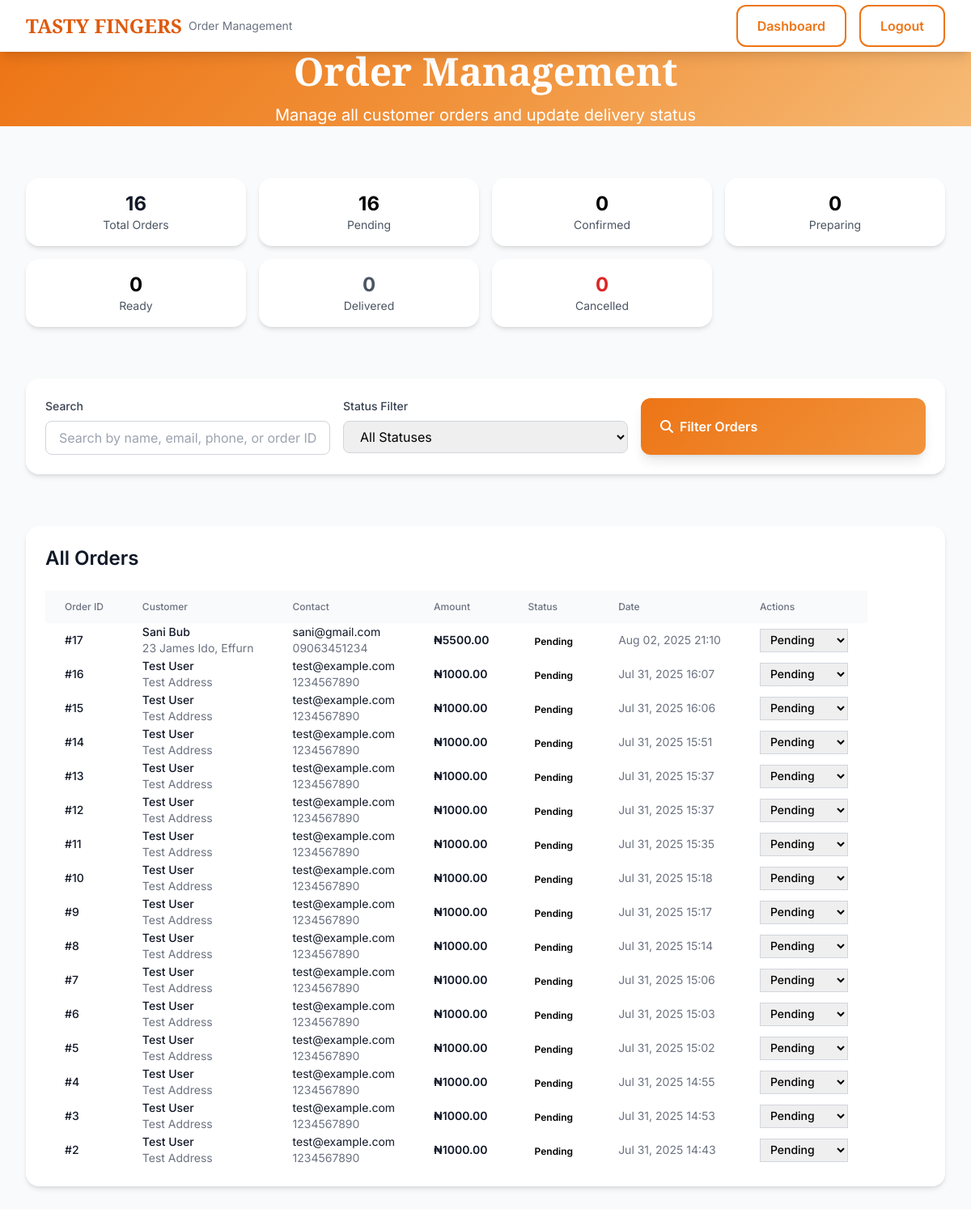
The page /accounts/order-management/ (signed in) on the database as committed earlier.
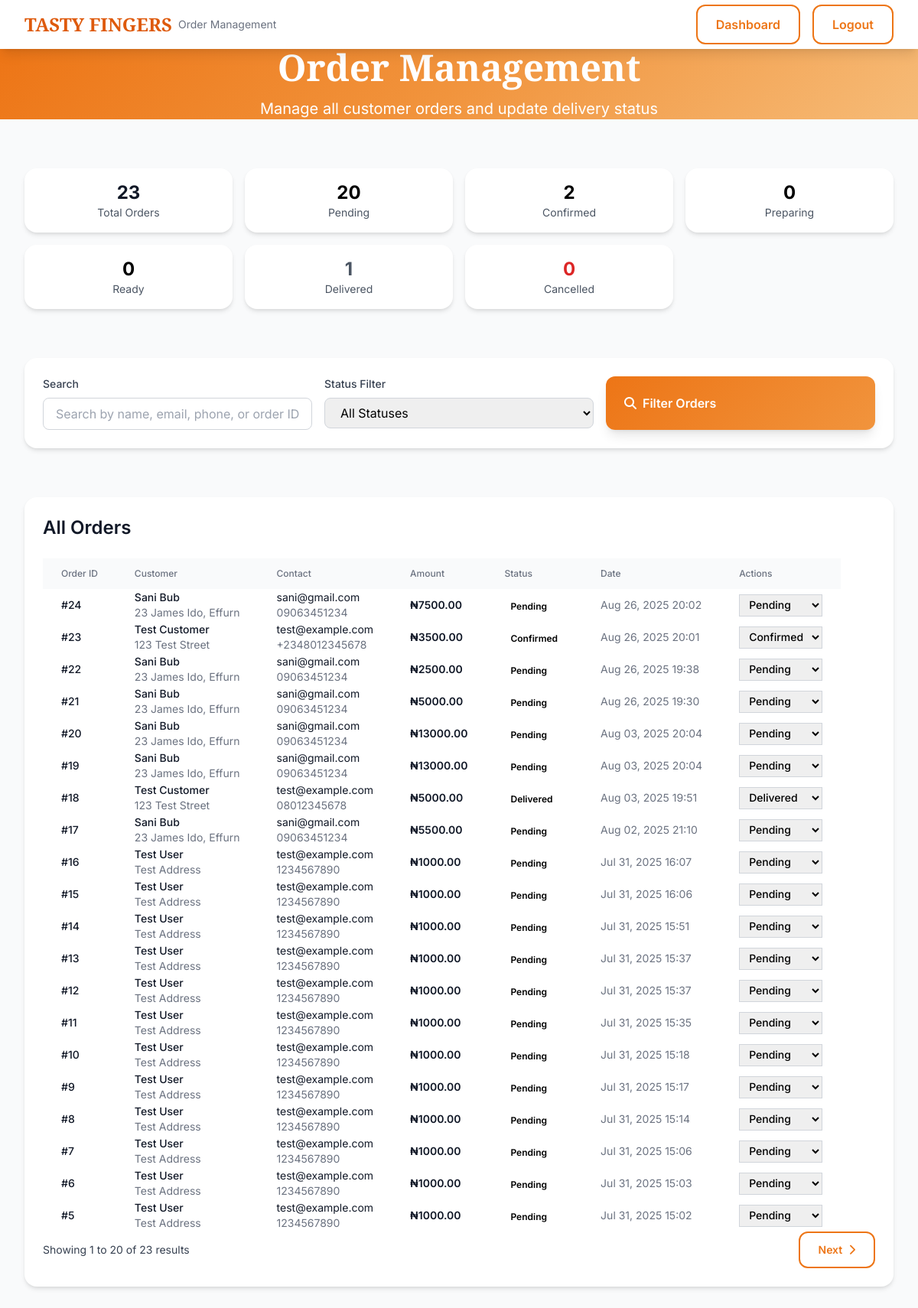
The same page on the database as committed later.
### api/models.py (models this page shows, shortened)
class Order(models.Model):
    STATUS_CHOICES = [
        ('pending', 'Pending'),
        ('confirmed', 'Confirmed'),
        ('preparing', 'Preparing'),
        ('ready', 'Ready for Pickup'),
        ('delivered', 'Delivered'),
        ('cancelled', 'Cancelled'),
    ]
    first_name = models.CharField(max_length=100)
    last_name = models.CharField(max_length=100)
    email = models.EmailField()
    phone = models.CharField(max_length=20)
    address = models.TextField()
    city = models.CharField(max_length=100)
    state = models.CharField(max_length=100)
    zip_code = models.CharField(max_length=20)
    delivery_instructions = models.TextField(blank=True, null=True)
    total_amount = models.DecimalField(max_digits=10, decimal_places=2)
    status = models.CharField(max_length=20, choices=STATUS_CHOICES, default='pending')
    stripe_payment_intent_id = models.CharField(max_length=255, blank=True, null=True)
    created_at = models.DateTimeField(auto_now_add=True)
    updated_at = models.DateTimeField(auto_now=True)

### accounts/views.py (the view, shortened to what this page needs)
# urls.py: path('order-management/', order_management, name='order_management'),
@login_required(login_url='login')
def order_management(request):
    try:
        profile = request.user.profile
    except Exception:
        logout(request)
        return redirect('login')
    if profile.role not in ['owner', 'staff']:
        return redirect('dashboard')
    status_filter = request.GET.get('status', '')
    search_query = request.GET.get('search', '')
    orders = Order.objects.all().order_by('-created_at')
    if status_filter:
        orders = orders.filter(status=status_filter)
    paginator = Paginator(orders, 20)
    page_number = request.GET.get('page')
    page_obj = paginator.get_page(page_number)
    total_orders = Order.objects.count()
    pending_orders = Order.objects.filter(status='pending').count()
    confirmed_orders = Order.objects.filter(status='confirmed').count()
    preparing_orders = Order.objects.filter(status='preparing').count()
    ready_orders = Order.objects.filter(status='ready').count()
    delivered_orders = Order.objects.filter(status='delivered').count()
    cancelled_orders = Order.objects.filter(status='cancelled').count()
    context = {
        'page_obj': page_obj,
        'total_orders': total_orders,
        'pending_orders': pending_orders,
        'confirmed_orders': confirmed_orders,
        'preparing_orders': preparing_orders,
        'ready_orders': ready_orders,
        'delivered_orders': delivered_orders,
        'cancelled_orders': cancelled_orders,
        'status_filter': status_filter,
        'search_query': search_query,
        'is_owner': profile.role == 'owner',
    }
    return render(request, 'accounts/order_management.html', context)

### accounts/templates/accounts/order_management.html (shortened to what the changed rows need)
{% load static %}
<!DOCTYPE html>
<html lang="en">
<head>
    <link href="{% static 'output.css' %}" rel="stylesheet">
    <link rel="stylesheet" href="https://cdnjs.cloudflare.com/ajax/libs/font-awesome/6.4.0/css/all.min.css">
</head>
<body class="bg-gray-50 font-sans" x-data="orderManagement()">
    <nav class="bg-white shadow-lg sticky top-0 z-50">
        <div class="max-w-7xl mx-auto px-4 sm:px-6 lg:px-8">
            <div class="flex justify-between items-center h-16">
                <div class="flex items-center">
                    <h1 class="text-2xl font-display font-bold text-primary-600">TASTY FINGERS</h1>
                </div>
            </div>
        </div>
    </nav>
    <div class="min-h-screen bg-gray-50">
        <section class="hero-gradient py-16">
            <div class="max-w-7xl mx-auto px-4 sm:px-6 lg:px-8">
                <div class="text-center">
                    <h1 class="text-4xl md:text-5xl font-display font-bold text-white mb-4">
                        Order <span class="text-primary-200">Management</span>
                    </h1>
                </div>
            </div>
        </section>
        <section class="py-8">
            <div class="max-w-7xl mx-auto px-4 sm:px-6 lg:px-8">
                <div class="grid grid-cols-2 md:grid-cols-4 lg:grid-cols-7 gap-4">
                    <div class="card p-4 text-center">
                        <div class="text-2xl font-bold text-gray-900">{{ total_orders }}</div>
                        <div class="text-sm text-gray-600">Total Orders</div>
                    </div>
                    <div class="card p-4 text-center">
                        <div class="text-2xl font-bold text-yellow-600">{{ pending_orders }}</div>
                        <div class="text-sm text-gray-600">Pending</div>
                    </div>
                    <div class="card p-4 text-center">
                        <div class="text-2xl font-bold text-blue-600">{{ confirmed_orders }}</div>
                        <div class="text-sm text-gray-600">Confirmed</div>
                    </div>
                    <div class="card p-4 text-center">
                        <div class="text-2xl font-bold text-gray-600">{{ delivered_orders }}</div>
                        <div class="text-sm text-gray-600">Delivered</div>
                    </div>
                </div>
            </div>
        </section>
        <section class="py-8">
            <div class="max-w-7xl mx-auto px-4 sm:px-6 lg:px-8">
                <div class="card p-6">
                    <h2 class="text-2xl font-semibold text-gray-900 mb-6">All Orders</h2>
                    {% if page_obj %}
                        <div class="overflow-x-auto">
                            <table class="min-w-full divide-y divide-gray-200">
                                <thead class="bg-gray-50">
                                    <tr>
                                        <th class="px-6 py-3 text-left text-xs font-medium text-gray-500 uppercase tracking-wider">Order ID</th>
                                        <th class="px-6 py-3 text-left text-xs font-medium text-gray-500 uppercase tracking-wider">Customer</th>
                                        <th class="px-6 py-3 text-left text-xs font-medium text-gray-500 uppercase tracking-wider">Contact</th>
                                        <th class="px-6 py-3 text-left text-xs font-medium text-gray-500 uppercase tracking-wider">Amount</th>
                                        <th class="px-6 py-3 text-left text-xs font-medium text-gray-500 uppercase tracking-wider">Status</th>
                                        <th class="px-6 py-3 text-left text-xs font-medium text-gray-500 uppercase tracking-wider">Date</th>
                                        <th class="px-6 py-3 text-left text-xs font-medium text-gray-500 uppercase tracking-wider">Actions</th>
                                    </tr>
                                </thead>
                                <tbody class="bg-white divide-y divide-gray-200">
                                    {% for order in page_obj %}
                                    <tr class="hover:bg-gray-50">
                                        <td class="px-6 py-4 whitespace-nowrap text-sm font-medium text-gray-900">#{{ order.id }}</td>
                                        <td class="px-6 py-4 whitespace-nowrap">
                                            <div>
                                                <div class="text-sm font-medium text-gray-900">{{ order.first_name }} {{ order.last_name }}</div>
                                                <div class="text-sm text-gray-500">{{ order.address|truncatechars:30 }}</div>
                                            </div>
                                        </td>
                                        <td class="px-6 py-4 whitespace-nowrap">
                                            <div>
                                                <div class="text-sm text-gray-900">{{ order.email }}</div>
                                                <div class="text-sm text-gray-500">{{ order.phone }}</div>
                                            </div>
                                        </td>
                                        <td class="px-6 py-4 whitespace-nowrap text-sm font-semibold text-gray-900">₦{{ order.total_amount }}</td>
                                        <td class="px-6 py-4 whitespace-nowrap">
                                            <span class="px-2 inline-flex text-xs leading-5 font-semibold rounded-full
                                                {% if order.status == 'pending' %}bg-yellow-100 text-yellow-800
                                                {% elif order.status == 'confirmed' %}bg-blue-100 text-blue-800
                                                {% elif order.status == 'preparing' %}bg-orange-100 text-orange-800
                                                {% elif order.status == 'ready' %}bg-green-100 text-green-800
                                                {% elif order.status == 'delivered' %}bg-gray-100 text-gray-800
                                                {% else %}bg-red-100 text-red-800{% endif %}">
                                                {{ order.status|title }}
                                            </span>
                                        </td>
                                        <td class="px-6 py-4 whitespace-nowrap text-sm text-gray-500">{{ order.created_at|date:"M d, Y H:i" }}</td>
                                        <td class="px-6 py-4 whitespace-nowrap text-sm font-medium">
                                            <select @change="updateOrderStatus({{ order.id }}, $event.target.value)"
                                                    class="text-sm border border-gray-300 rounded px-2 py-1">
                                                <option value="pending" {% if order.status == 'pending' %}selected{% endif %}>Pending</option>
                                                <option value="confirmed" {% if order.status == 'confirmed' %}selected{% endif %}>Confirmed</option>
                                                <option value="delivered" {% if order.status == 'delivered' %}selected{% endif %}>Delivered</option>
                                            </select>
                                        </td>
                                    </tr>
                                    {% endfor %}
                                </tbody>
                            </table>
                        </div>
                        {% if page_obj.has_other_pages %}
                        <div class="mt-6 flex items-center justify-between">
                            <div class="text-sm text-gray-700">
                                Showing {{ page_obj.start_index }} to {{ page_obj.end_index }} of {{ page_obj.paginator.count }} results
                            </div>
                            <div class="flex space-x-2">
                                {% if page_obj.has_next %}
                                    <a href="?page={{ page_obj.next_page_number }}{% if status_filter %}&status={{ status_filter }}{% endif %}{% if search_query %}&search={{ search_query }}{% endif %}"
                                       class="btn-outline px-3 py-1 text-sm">
                                        Next <i class="fas fa-chevron-right"></i>
                                    </a>
                                {% endif %}
                            </div>
                        </div>
                        {% endif %}
                    {% else %}
                        <div class="text-center py-12">
                            <i class="fas fa-shopping-bag text-4xl text-gray-300 mb-4"></i>
                            <h3 class="text-xl font-semibold text-gray-900 mb-2">No Orders Found</h3>
                            <p class="text-gray-600">No orders match your current filters.</p>
                        </div>
                    {% endif %}
                </div>
            </div>
        </section>
    </div>
</body>
</html>

Rows that differ between the two databases and show on the page:
no longer on this page (row unchanged): Order: id "4", first_name "Test", last_name "User", address "Test Address", email "test@example.com", phone "1234567890", total_amount "1000.00", status "Pending", created_at "Jul 31, 2025 14:55", status+id "Pending"
no longer on this page (row unchanged): Order: id "3", first_name "Test", last_name "User", address "Test Address", email "test@example.com", phone "1234567890", total_amount "1000.00", status "Pending", created_at "Jul 31, 2025 14:53", status+id "Pending"
no longer on this page (row edited): Order: id "2", first_name "Test", last_name "User", address "Test Address", email "test@example.com", phone "1234567890", total_amount "1000.00", status "Pending", created_at "Jul 31, 2025 14:43", status+id "Pending"
added Order: id "24", first_name "Sani", last_name "Bub", address "23 James Ido, Effurn", email "sani@gmail.com", phone "09063451234", total_amount "7500.00", status "Pending", created_at "Aug 26, 2025 20:02", status+id "Pending"
added Order: id "23", first_name "Test", last_name "Customer", address "123 Test Street", email "test@example.com", phone "+2348012345678", total_amount "3500.00", status "Confirmed", created_at "Aug 26, 2025 20:01", status+id "Confirmed"
added Order: id "22", first_name "Sani", last_name "Bub", address "23 James Ido, Effurn", email "sani@gmail.com", phone "09063451234", total_amount "2500.00", status "Pending", created_at "Aug 26, 2025 19:38", status+id "Pending"
added Order: id "21", first_name "Sani", last_name "Bub", address "23 James Ido, Effurn", email "sani@gmail.com", phone "09063451234", total_amount "5000.00", status "Pending", created_at "Aug 26, 2025 19:30", status+id "Pending"
added Order: id "20", first_name "Sani", last_name "Bub", address "23 James Ido, Effurn", email "sani@gmail.com", phone "09063451234", total_amount "13000.00", status "Pending", created_at "Aug 03, 2025 20:04", status+id "Pending"
added Order: id "19", first_name "Sani", last_name "Bub", address "23 James Ido, Effurn", email "sani@gmail.com", phone "09063451234", total_amount "13000.00", status "Pending", created_at "Aug 03, 2025 20:04", status+id "Pending"
added Order: id "18", first_name "Test", last_name "Customer", address "123 Test Street", email "test@example.com", phone "08012345678", total_amount "5000.00", status "Delivered", created_at "Aug 03, 2025 19:51", status+id "Delivered"
Other text that changed with them:
{{ total_orders }}: "16" → "23"
{{ pending_orders }}: "16" → "20"
{{ confirmed_orders }}: "0" → "2"
{{ delivered_orders }}: "0" → "1"
{{ page_obj.start_index }}: (not shown) → "1"
{{ page_obj.end_index }}: (not shown) → "20"
{{ page_obj.paginator.count }}: (not shown) → "23"
text now shown: "Showing to of results Next"
